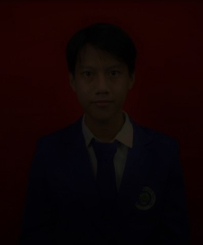
#> input picture foto.jpg, 203 x 245 px
$ python deteksitepi.py
#> lines starting #> are read from the running program, lines starting #| are printed output that depends on the picture; after the words box and inside, x2 and y2 are one past the last pixel; in counts of white or black regions, pixels touching at a corner belong together
import cv2
image = cv2.imread("foto.jpg")
#> image is the input picture: shape (245, 203, 3); mean B, G, R 4.4, 3.6, 16.9
hasil = cv2.convertScaleAbs(image, alpha=1.8, beta=30)
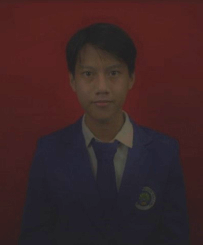
#> hasil: shape (245, 203, 3); mean B, G, R 38, 36.5, 60.5
gray = cv2.cvtColor(hasil, cv2.COLOR_BGR2GRAY)
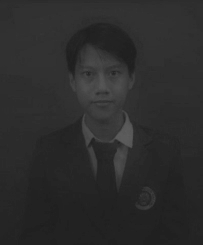
#> gray: shape (245, 203); min 30, max 93, mean 43.9
edges = cv2.Canny(gray,40,55,apertureSize =3)
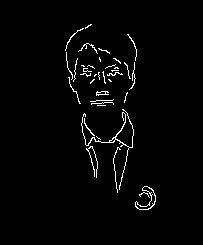
#> edges: shape (245, 203); 2.2% white in thin lines or dots, all inside (x1, y1, x2, y2) = (65, 24, 156, 210)
cv2.imshow("edges in", edges)
cv2.waitKey(0)
